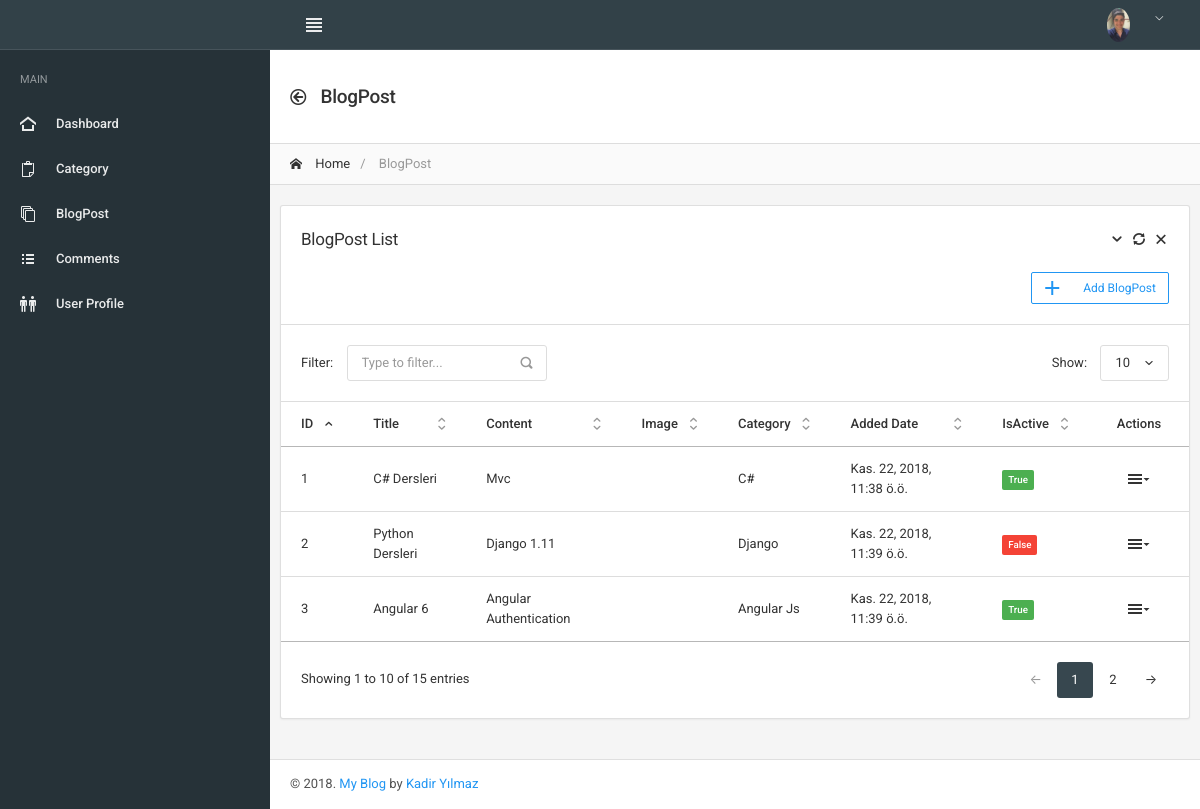
Before: /blog-post/index/ with the older database file.
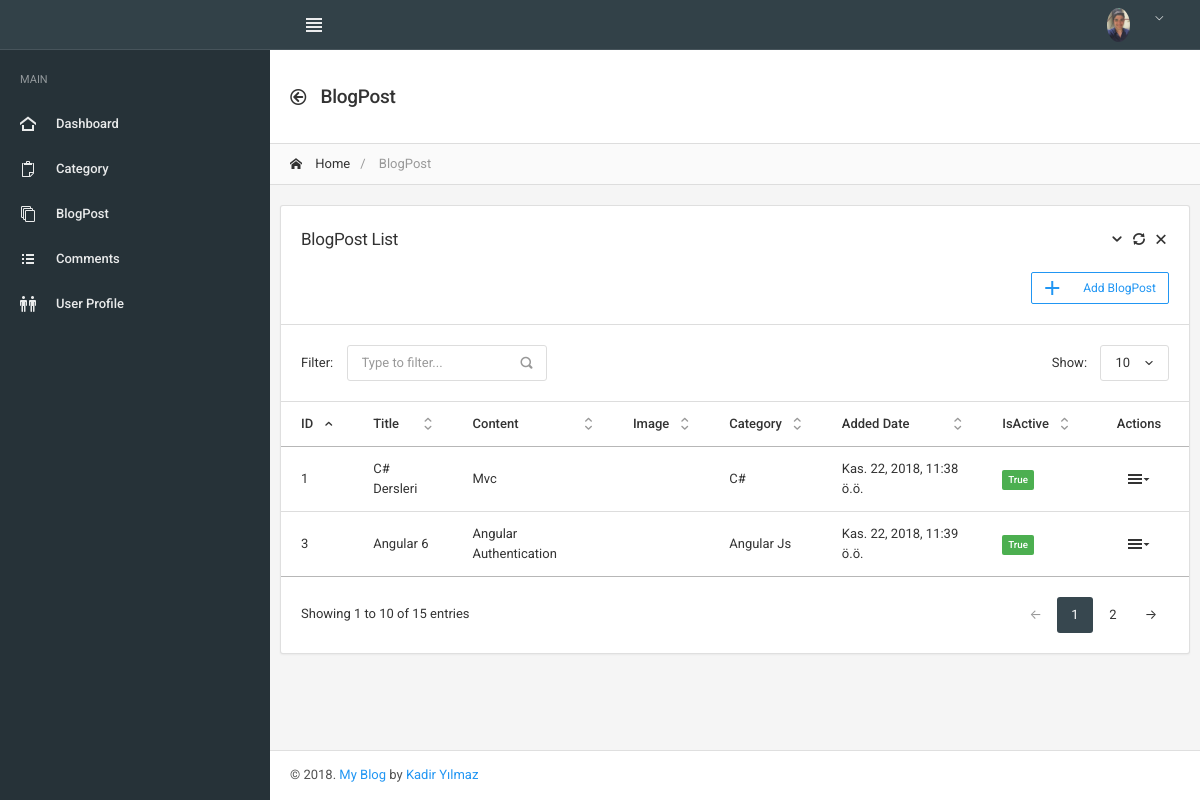
After: the same page with the newer database file.
### blog_post/models.py (models this page shows, shortened)
class BlogPost(models.Model):
	title = models.CharField(max_length=200)
	content = models.CharField(max_length=300)
	added_date = models.DateTimeField(auto_now_add=True)
	image = models.ImageField(null=True, blank=True)
	is_active = models.BooleanField(default=1, blank=False)
	category = models.ForeignKey(
		'Category',
		on_delete=models.CASCADE,
		related_name='category_key'
	)

class Category(models.Model):
	category_name = models.CharField(max_length=100)
	added_date = models.DateTimeField(auto_now_add=True)
	is_active = models.BooleanField(default=1, blank=False)

### blog_post/views.py (the view)
# urls.py: url(r'^blog-post/index/$', blog_views.blog_post_index, name="admin_blog_post_index"),
def blog_post_index(request):
	args['blog_post_list'] = BlogPost.objects.all()
	return render(request, 'admin_blog_post_index.html', args)

### templates/admin_blog_post_index.html
{% extends "admin_main.html" %}
{% load staticfiles %}
{% block main_navbar %}
 {% include "main/main_navbar.html" %}
{% endblock %}
{% block main_sidebar %}
    {% include "main/main_sidebar.html" %}
{% endblock %}
{% block main_header %}
    {% include "main/main_header.html" %}
{% endblock %}
    {% block main_content %}
        {% include "sections/blog_post/blog_post_index.html" %}
    {% endblock %}
{% block main_footer %}
    {% include "main/main_footer.html" %}
{% endblock %}

### templates/sections/blog_post/blog_post_index.html (shortened to what the changed rows need)
{% load staticfiles %}
{% block main_content %}
	<div id="main" style="width: 100%;">
		<div class="card">
			<div id="DataTables_Table_0_wrapper" class="dataTables_wrapper no-footer">
				<div class="datatable-scroll">
					<table class="table datatable-basic dataTable no-footer" id="DataTables_Table_0" role="grid"
						   aria-describedby="DataTables_Table_0_info">
						<thead>
						<tr role="row">
							<th class="sorting_asc" tabindex="0" aria-controls="DataTables_Table_0" rowspan="1"
								colspan="1" aria-sort="ascending"
								aria-label="First Name: activate to sort column descending">ID
							</th>
							<th class="sorting" tabindex="0" aria-controls="DataTables_Table_0" rowspan="1" colspan="1"
								aria-label="Last Name: activate to sort column ascending">Title
							</th>
							<th class="sorting" tabindex="0" aria-controls="DataTables_Table_0" rowspan="1" colspan="1"
								aria-label="Last Name: activate to sort column ascending">Content
							</th>
							<th class="sorting" tabindex="0" aria-controls="DataTables_Table_0" rowspan="1" colspan="1"
								aria-label="Last Name: activate to sort column ascending">Image
							</th>
							<th class="sorting" tabindex="0" aria-controls="DataTables_Table_0" rowspan="1" colspan="1"
								aria-label="Last Name: activate to sort column ascending">Category
							</th>
							<th class="sorting" tabindex="0" aria-controls="DataTables_Table_0" rowspan="1" colspan="1"
								aria-label="Job Title: activate to sort column ascending">Added Date
							</th>
							<th class="sorting" tabindex="0" aria-controls="DataTables_Table_0" rowspan="1" colspan="1"
								aria-label="Status: activate to sort column ascending">IsActive
							</th>
							<th class="text-center sorting_disabled" rowspan="1" colspan="1" aria-label="Actions"
								style="width: 100px;">Actions
							</th>
						</tr>
						</thead>
						<tbody>
						{% for blog_post in blog_post_list %}
							<tr role="row" class="odd">
								<td class="sorting_1">{{ blog_post.id }}</td>
								<td>{{ blog_post.title }}</td>
								<td>{{ blog_post.content }}</td>
								<td>{{ blog_post.image }}</td>
								<td>{{ blog_post.category.category_name }}</td>
								<td>{{ blog_post.added_date }}</td>
								<td>
									{% if blog_post.is_active == 0 %}
										<span class="badge badge-danger">{{ blog_post.is_active }}</span>
									{% else %}
										<span class="badge badge-success">{{ blog_post.is_active }}</span>
									{% endif %}
								</td>
								<td class="text-center">
									<div class="list-icons">
										<div class="dropdown">
											<a href="#" class="list-icons-item" data-toggle="dropdown">
												<i class="icon-menu9"></i>
											</a>
										</div>
									</div>
								</td>
							</tr>
						{% endfor %}
						</tbody>
					</table>
				</div>
			</div>
		</div>
	</div>
{% endblock %}

Changed rows visible on the page:
removed BlogPost: id "2", title "Python Dersleri", content "Django 1.11", category.category_name "Django", added_date "Kas. 22, 2018, 11:39 ö.ö.", is_active "False"
